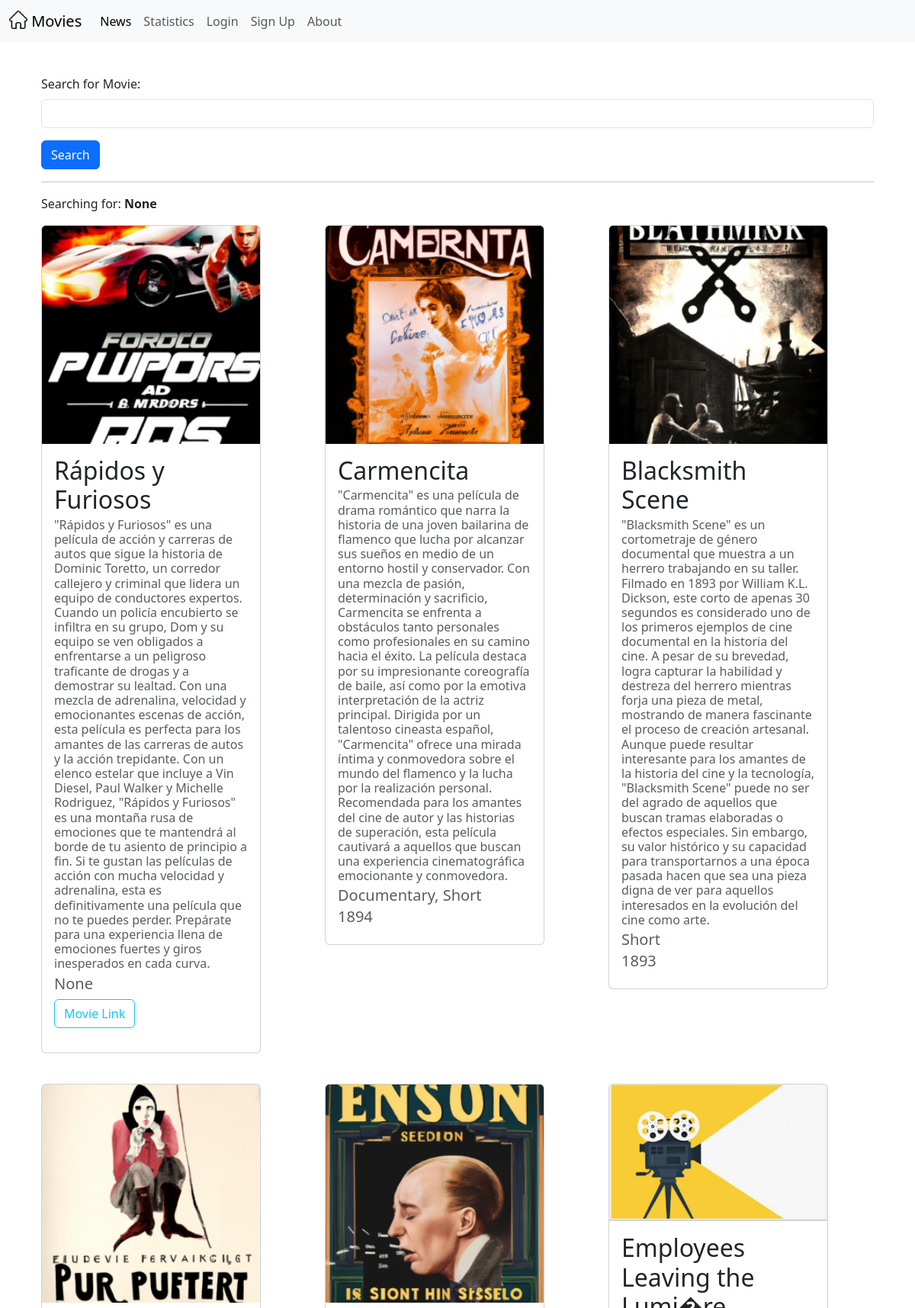
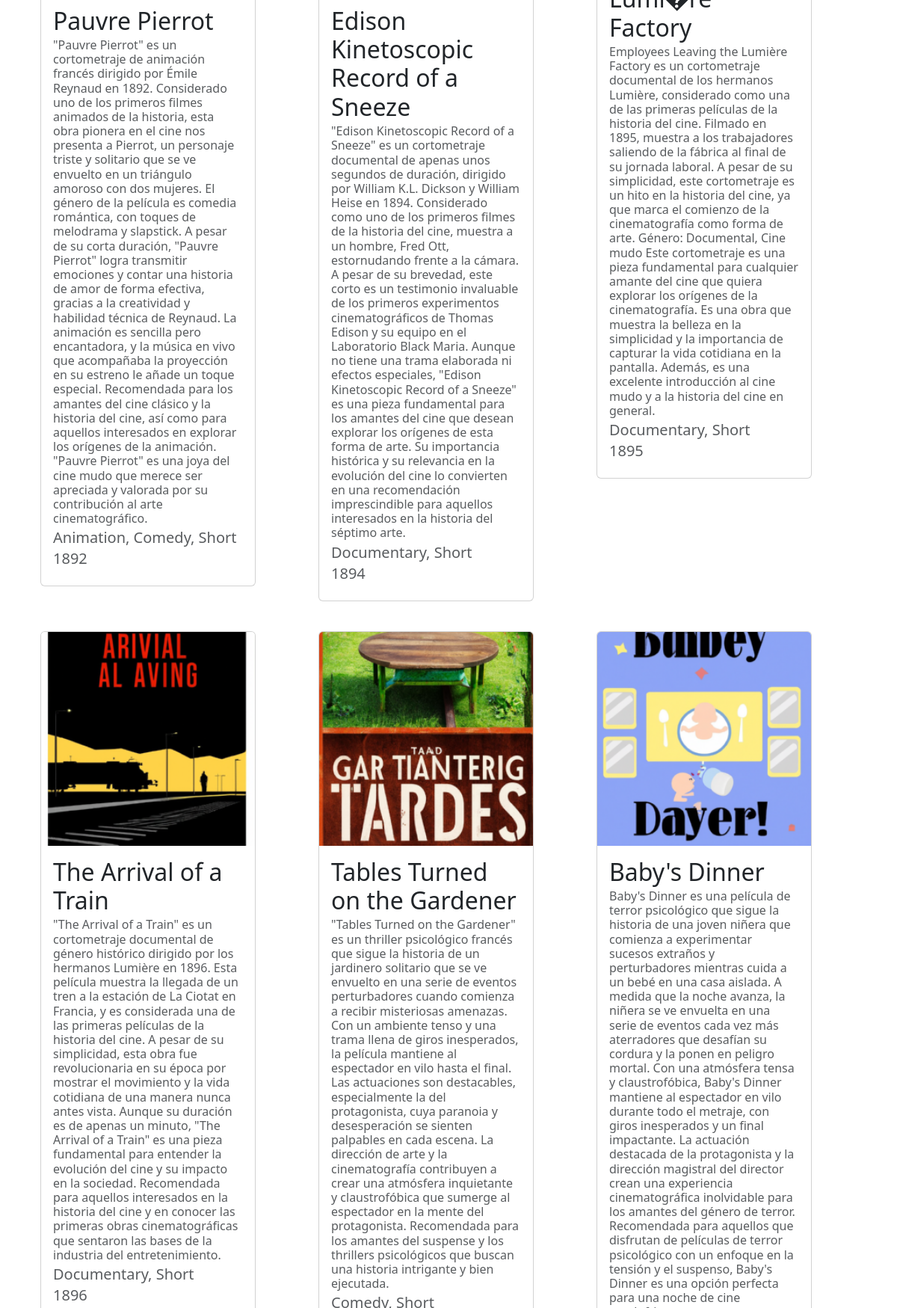
The page / (upper part) on the database its author committed (2 pictures, top to bottom).
### movie/models.py (models this page shows)
class Movie(models.Model):
    title = models.CharField(max_length=100)
    description = models.CharField(max_length=250)
    image = models.ImageField(upload_to = 'movie/images/')
    url = models.URLField(blank=True)
    genre = models.CharField(blank=True, max_length=100)
    year = models.IntegerField(blank=True, null=True)
    emb = models.BinaryField(blank=True, null=True)

### movie/views.py (the view)
# urls.py: 2. Add a URL to urlpatterns:  path('', views.home, name='home')
def home(request):
    searchTerm = request.GET.get('searchMovie')
    if searchTerm:
        movies = Movie.objects.filter(title__icontains=searchTerm)
    else:
        movies = Movie.objects.all()
    return render(request, 'home.html', {
        'searchTerm': searchTerm,
        'movies': movies
    })

### movie/templates/home.html (shortened to what this page needs)
<!DOCTYPE html>
<html lang="en">
<body>
    {% extends 'base.html' %}
    {% block content %}
<div class="container mt-5">
    <form action="" method="GET">
        <div class="mb-3">
            <label for="searchMovie" class="form-label">Search for Movie:</label>
            <input type="text" class="form-control" id="searchMovie" name="searchMovie">
        </div>
        <button type="submit" class="btn btn-primary">Search</button>
    </form>
    <hr>
    <p>Searching for: <strong>{{ searchTerm }}</strong></p>
    <div class="row row-cols-1 row-cols-md-3 g-4">
        {% for movie in movies %}
        <div v-for="movie in movies" class="col">
            <div class="card mb-3" style="width: 18rem;" >
                <img src="{{ movie.image.url }}" class="card-img-top" alt="...">
                <div class="card-body">
                    <h2 class="card-title">{{ movie.title }}</h2>
                    <h6 class="card-subtitle mb-2 text-muted">{{ movie.description }}</h6>
                    <h5 class="card-subtitle mb-2 text-muted">{{ movie.genre }}</h5>
                    <h5 class="card-subtitle mb-2 text-muted">{{ movie.year }}</h5>
                    {% if movie.url %}
                        <p><a href="{{ movie.url }}" target="_blank" class="btn btn-outline-info">Movie Link</a></p>
                    {% endif %}
            </div>
        </div>
    </div>
    {% endfor %}
    </div>
    <br>
    <br>
    <br>
</div>
{% endblock content %}

### moviereviews/templates/base.html (style rules this page uses)
body { padding-top: 50px; }

### rows shown on the page
Movie: image (picture), title "Rápidos y Furiosos", description "\"Rápidos y Furiosos\" es una película de acción y carreras de autos que sigue la historia de Dominic Toretto, un corredor callejero y criminal que lidera un equipo de conductores expertos. Cuando un policía encubierto se infiltra en su grupo, Dom y su equipo se ven obligados a enfrentarse a un peligroso traficante de drogas y a demostrar su lealtad. Con una mezcla de adrenalina, velocidad y emocionantes escenas de acción, esta película es perfecta para los amantes de las carreras de autos y la acción trepidante. Con un elenco estelar que incluye a Vin Diesel, Paul Walker y Michelle Rodriguez, \"Rápidos y Furiosos\" es una montaña rusa de emociones que te mantendrá al borde de tu asiento de…", year "None"
Movie: image (picture), title "Carmencita", description "\"Carmencita\" es una película de drama romántico que narra la historia de una joven bailarina de flamenco que lucha por alcanzar sus sueños en medio de un entorno hostil y conservador. Con una mezcla de pasión, determinación y sacrificio, Carmencita se enfrenta a obstáculos tanto personales como profesionales en su camino hacia el éxito. La película destaca por su impresionante coreografía de baile, así como por la emotiva interpretación de la actriz principal. Dirigida por un talentoso cineasta español, \"Carmencita\" ofrece una mirada íntima y conmovedora sobre el mundo del flamenco y la lucha por la realización personal. Recomendada para los amantes del cine de autor y las historias de…", genre "Documentary, Short", year "1894"
Movie: image (picture), title "Blacksmith Scene", description "\"Blacksmith Scene\" es un cortometraje de género documental que muestra a un herrero trabajando en su taller. Filmado en 1893 por William K.L. Dickson, este corto de apenas 30 segundos es considerado uno de los primeros ejemplos de cine documental en la historia del cine. A pesar de su brevedad, logra capturar la habilidad y destreza del herrero mientras forja una pieza de metal, mostrando de manera fascinante el proceso de creación artesanal. Aunque puede resultar interesante para los amantes de la historia del cine y la tecnología, \"Blacksmith Scene\" puede no ser del agrado de aquellos que buscan tramas elaboradas o efectos especiales. Sin embargo, su valor histórico y su capacidad para…", genre "Short", year "1893"
Movie: image (picture), title "Pauvre Pierrot", description "\"Pauvre Pierrot\" es un cortometraje de animación francés dirigido por Émile Reynaud en 1892. Considerado uno de los primeros filmes animados de la historia, esta obra pionera en el cine nos presenta a Pierrot, un personaje triste y solitario que se ve envuelto en un triángulo amoroso con dos mujeres. El género de la película es comedia romántica, con toques de melodrama y slapstick. A pesar de su corta duración, \"Pauvre Pierrot\" logra transmitir emociones y contar una historia de amor de forma efectiva, gracias a la creatividad y habilidad técnica de Reynaud. La animación es sencilla pero encantadora, y la música en vivo que acompañaba la proyección en su estreno le añade un toque especial.…", genre "Animation, Comedy, Short", year "1892"
Movie: image (picture), title "Edison Kinetoscopic Record of a Sneeze", description "\"Edison Kinetoscopic Record of a Sneeze\" es un cortometraje documental de apenas unos segundos de duración, dirigido por William K.L. Dickson y William Heise en 1894. Considerado como uno de los primeros filmes de la historia del cine, muestra a un hombre, Fred Ott, estornudando frente a la cámara. A pesar de su brevedad, este corto es un testimonio invaluable de los primeros experimentos cinematográficos de Thomas Edison y su equipo en el Laboratorio Black Maria. Aunque no tiene una trama elaborada ni efectos especiales, \"Edison Kinetoscopic Record of a Sneeze\" es una pieza fundamental para los amantes del cine que desean explorar los orígenes de esta forma de arte. Su importancia…", genre "Documentary, Short", year "1894"
Movie: image (placeholder picture), title "Employees Leaving the Lumi�re Factory", description "Employees Leaving the Lumière Factory es un cortometraje documental de los hermanos Lumière, considerado como una de las primeras películas de la historia del cine. Filmado en 1895, muestra a los trabajadores saliendo de la fábrica al final de su jornada laboral. A pesar de su simplicidad, este cortometraje es un hito en la historia del cine, ya que marca el comienzo de la cinematografía como forma de arte. Género: Documental, Cine mudo Este cortometraje es una pieza fundamental para cualquier amante del cine que quiera explorar los orígenes de la cinematografía. Es una obra que muestra la belleza en la simplicidad y la importancia de capturar la vida cotidiana en la pantalla. Además, es…", genre "Documentary, Short", year "1895"
Movie: image (picture), title "The Arrival of a Train", description "\"The Arrival of a Train\" es un cortometraje documental de género histórico dirigido por los hermanos Lumière en 1896. Esta película muestra la llegada de un tren a la estación de La Ciotat en Francia, y es considerada una de las primeras películas de la historia del cine. A pesar de su simplicidad, esta obra fue revolucionaria en su época por mostrar el movimiento y la vida cotidiana de una manera nunca antes vista. Aunque su duración es de apenas un minuto, \"The Arrival of a Train\" es una pieza fundamental para entender la evolución del cine y su impacto en la sociedad. Recomendada para aquellos interesados en la historia del cine y en conocer las primeras obras cinematográficas que…", genre "Documentary, Short", year "1896"
Movie: image (picture), title "Tables Turned on the Gardener", description "\"Tables Turned on the Gardener\" es un thriller psicológico francés que sigue la historia de un jardinero solitario que se ve envuelto en una serie de eventos perturbadores cuando comienza a recibir misteriosas amenazas. Con un ambiente tenso y una trama llena de giros inesperados, la película mantiene al espectador en vilo hasta el final. Las actuaciones son destacables, especialmente la del protagonista, cuya paranoia y desesperación se sienten palpables en cada escena. La dirección de arte y la cinematografía contribuyen a crear una atmósfera inquietante y claustrofóbica que sumerge al espectador en la mente del protagonista. Recomendada para los amantes del suspense y los thrillers…"
Movie: image (picture), title "Baby's Dinner"

### other values the page prints
{{ searchTerm }} "None"
